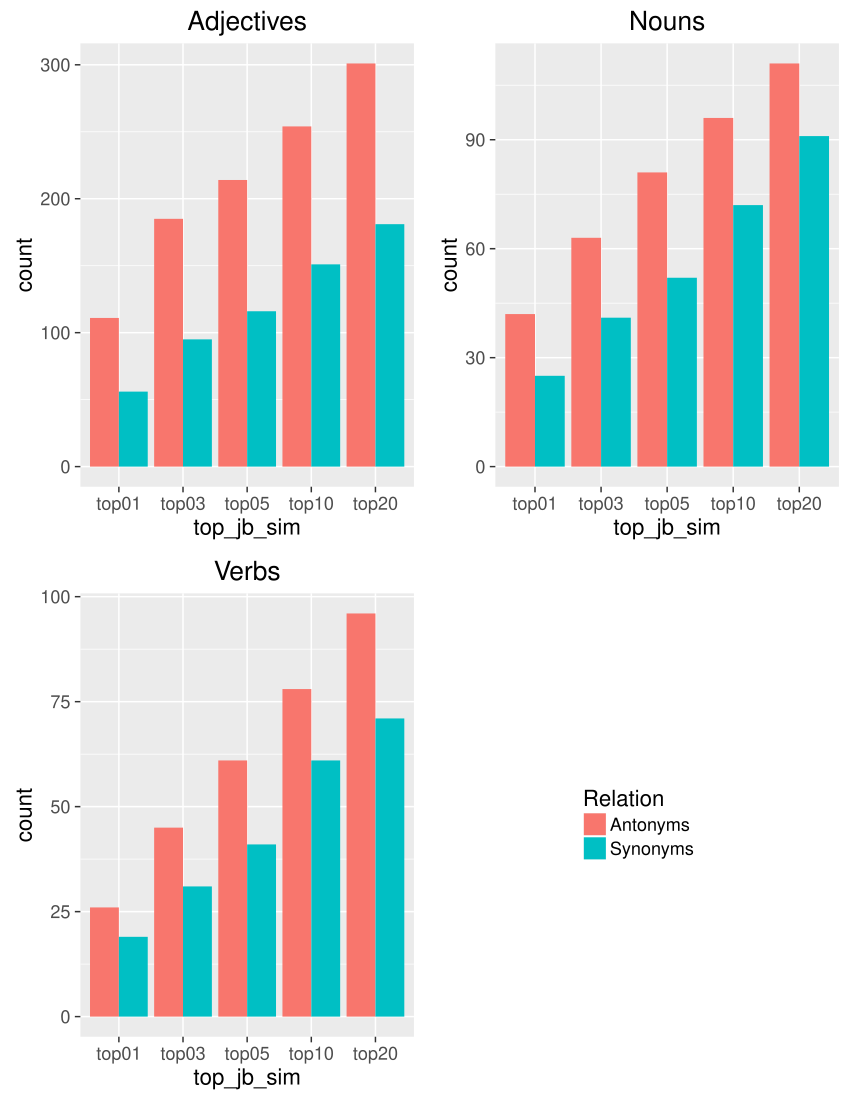

Reproduce this figure in R.
df_adj = read.csv(file = "../res/adj/data_ant_syn_adj.tsv", sep="\t")
df_noun = read.csv(file = "../res/noun/data_ant_syn_noun.tsv", sep="\t")
df_verb = read.csv(file = "../res/verb/data_ant_syn_verb.tsv", sep="\t")

library(ggplot2)

theme_set(theme_gray(base_size = 16))

library(cowplot)

makeJbPlot <- function(df, title, make_legend) {
  
  num_top1_ant = nrow(df[df$top1_sim_fs==1 & df$rel_class==1,])
  num_top1_syn = nrow(df[df$top1_sim_fs==1 & df$rel_class==2,])
  
  top_jb_sim = rep("top01", num_top1_ant + num_top1_syn)
  relation = c(rep("Antonyms", num_top1_ant), rep("Synonyms", num_top1_syn))
  
  num_top3_ant = nrow(df[df$top3_sim_fs==1 & df$rel_class==1,])
  num_top3_syn = nrow(df[df$top3_sim_fs==1 & df$rel_class==2,]) 
  
  top_jb_sim = c(top_jb_sim, rep("top03", num_top3_ant + num_top3_syn))
  relation = c(relation, c(rep("Antonyms", num_top3_ant), rep("Synonyms", num_top3_syn)))
  
  num_top5_ant = nrow(df[df$top5_sim_fs==1 & df$rel_class==1,])
  num_top5_syn = nrow(df[df$top5_sim_fs==1 & df$rel_class==2,]) 
  
  top_jb_sim = c(top_jb_sim, rep("top05", num_top5_ant + num_top5_syn))
  relation = c(relation, c(rep("Antonyms", num_top5_ant), rep("Synonyms", num_top5_syn)))
  
  num_top10_ant = nrow(df[df$top10_sim_fs==1 & df$rel_class==1,])
  num_top10_syn = nrow(df[df$top10_sim_fs==1 & df$rel_class==2,]) 
  
  top_jb_sim = c(top_jb_sim, rep("top10", num_top10_ant + num_top10_syn))
  relation = c(relation, c(rep("Antonyms", num_top10_ant), rep("Synonyms", num_top10_syn)))
  
  num_top20_ant = nrow(df[df$top20_sim_fs==1 & df$rel_class==1,])
  num_top20_syn = nrow(df[df$top20_sim_fs==1 & df$rel_class==2,]) 
  
  top_jb_sim = c(top_jb_sim, rep("top20", num_top20_ant + num_top20_syn))
  relation = c(relation, c(rep("Antonyms", num_top20_ant), rep("Synonyms", num_top20_syn)))
  
  df_jb = data.frame(top_jb_sim, relation)
  
  p <- ggplot(data=df_jb, aes(x=top_jb_sim, fill=relation)) +
    geom_bar(stat="count", position=position_dodge()) +
    ggtitle(title)
  
  if(make_legend) {
    p <- p + scale_fill_discrete(name="Relation") 
  }
  
  return(p)
}

p1 = makeJbPlot(df_adj, "Adjectives", TRUE)
p2 = makeJbPlot(df_noun, "Nouns", FALSE)
p3 = makeJbPlot(df_verb, "Verbs", FALSE)

grobs <- ggplotGrob(p1)$grobs
legend <- grobs[[which(sapply(grobs, function(x) x$name) == "guide-box")]]

p = plot_grid(p1 + theme(legend.position="none"), p2 + theme(legend.position="none")
              , p3 + theme(legend.position="none"), legend, ncol = 2, nrow = 2)

print(p)
